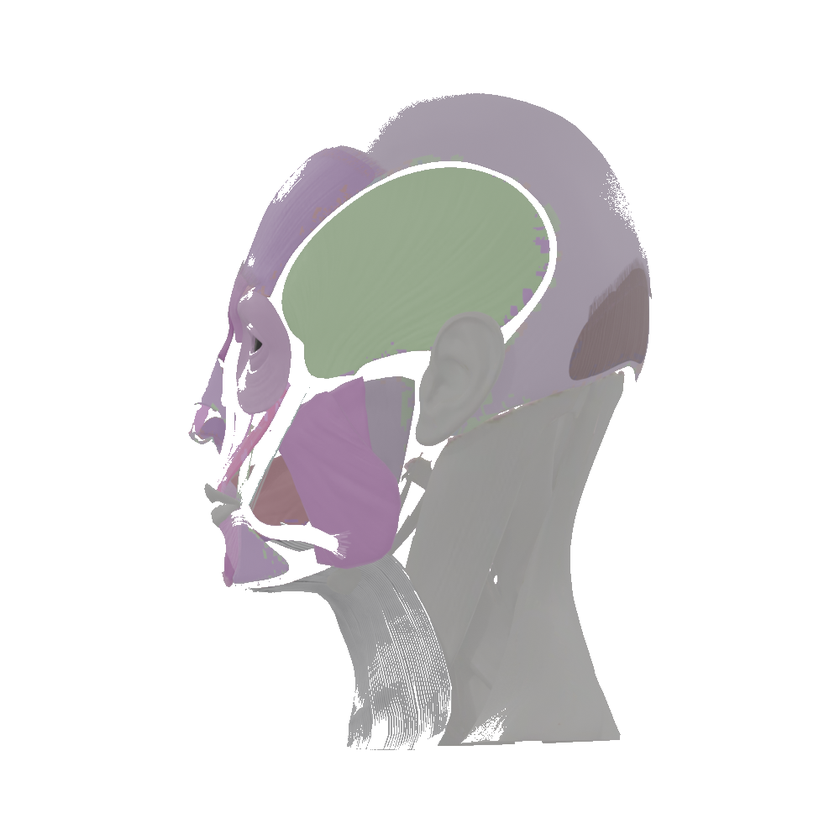
#> input picture 自用工具文件_不部署/篡改猴/亚洲头部肌肉模型/work_v4/compare_review/_tmp.png, 840 x 840 px, shrunk from 1000 x 1000 before the run
$ python whiten_png_background.py ../compare_review/_tmp.png
#> lines starting #> are read from the running program, lines starting #| are printed output that depends on the picture; after the words box and inside, x2 and y2 are one past the last pixel; in counts of white or black regions, pixels touching at a corner belong together
# -*- coding: utf-8 -*-
"""Whiten PNG background to #FFFFFF (post 3D ortho render)."""
from __future__ import annotations

import sys
from pathlib import Path

import numpy as np
from PIL import Image


def composite_alpha_on_white(im: Image.Image) -> np.ndarray:
    """Keep mesh pixels; only empty (alpha~0) becomes #FFF. Avoids eating Filmic-gray Static."""
    rgba = np.array(im.convert("RGBA"))
    rgb = rgba[..., :3].astype(np.float32)
    a = rgba[..., 3:4].astype(np.float32) / 255.0
    out = rgb * a + 255.0 * (1.0 - a)
    return np.clip(out, 0, 255).astype(np.uint8)


def whiten(path: Path, tol: float = 32.0, flip_h: bool = False, outer_only: bool = True) -> None:
    im = Image.open(path)
    if flip_h:
        im = im.transpose(Image.FLIP_LEFT_RIGHT)
    if im.mode in ("RGBA", "LA") or (im.mode == "P" and "transparency" in im.info):
        arr = composite_alpha_on_white(im)
        Image.fromarray(arr).save(path)
        return
    arr = np.array(im.convert("RGB"))
    corners = np.array([arr[0, 0], arr[0, -1], arr[-1, 0], arr[-1, -1]], dtype=np.float32)
    bg = np.median(corners, axis=0)
    dist = np.linalg.norm(arr.astype(np.float32) - bg, axis=2)
    candidate = dist < tol
    outer = np.zeros(arr.shape[:2], dtype=bool)
    if outer_only:
        h, w = candidate.shape
        from collections import deque

        q = deque()
        for x in range(w):
            for y in (0, h - 1):
                if candidate[y, x]:
                    outer[y, x] = True
                    q.append((y, x))
        for y in range(h):
            for x in (0, w - 1):
                if candidate[y, x] and not outer[y, x]:
                    outer[y, x] = True
                    q.append((y, x))
        while q:
            y, x = q.popleft()
            for dy, dx in ((0, 1), (0, -1), (1, 0), (-1, 0)):
                ny, nx = y + dy, x + dx
                if 0 <= ny < h and 0 <= nx < w and candidate[ny, nx] and not outer[ny, nx]:
                    outer[ny, nx] = True
                    q.append((ny, nx))
        arr[outer] = (255, 255, 255)
    else:
        arr[candidate] = (255, 255, 255)
    Image.fromarray(arr).save(path)


def main() -> int:
    args = sys.argv[1:]
    flip_h = False
    paths: list[Path] = []
    for a in args:
        if a == "--flip":
            flip_h = True
        else:
            paths.append(Path(a))
    for p in paths:
        whiten(p, flip_h=flip_h)
#> in whiten, im is the input picture: PIL image 840x840 RGB; mean R, G, B 227.3, 226.1, 226.7
#> in whiten, `corners = np.array([arr[0, 0], arr[0, -1], arr[-1, 0], arr[-1, -1]], d..`: corners = [[255, 255, 255], [255, 255, 255], [255, 255, 255], [255, 255, 255]]
#> in whiten, `bg = np.median(corners, axis=0)`: bg = [255, 255, 255]
#> in whiten, `dist = np.linalg.norm(arr.astype(np.float32) - bg, axis=2)`:
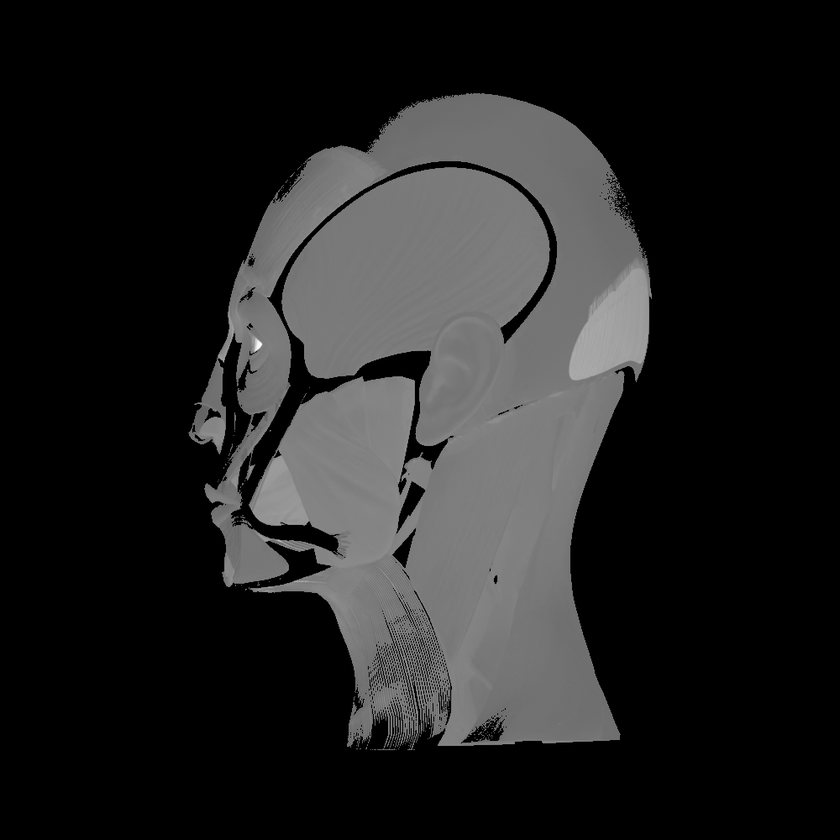
#> dist: shape (840, 840) float32; min 0, max 366.6, mean 49.2; drawn with min black and max white
#> in whiten, `candidate = dist < tol`:
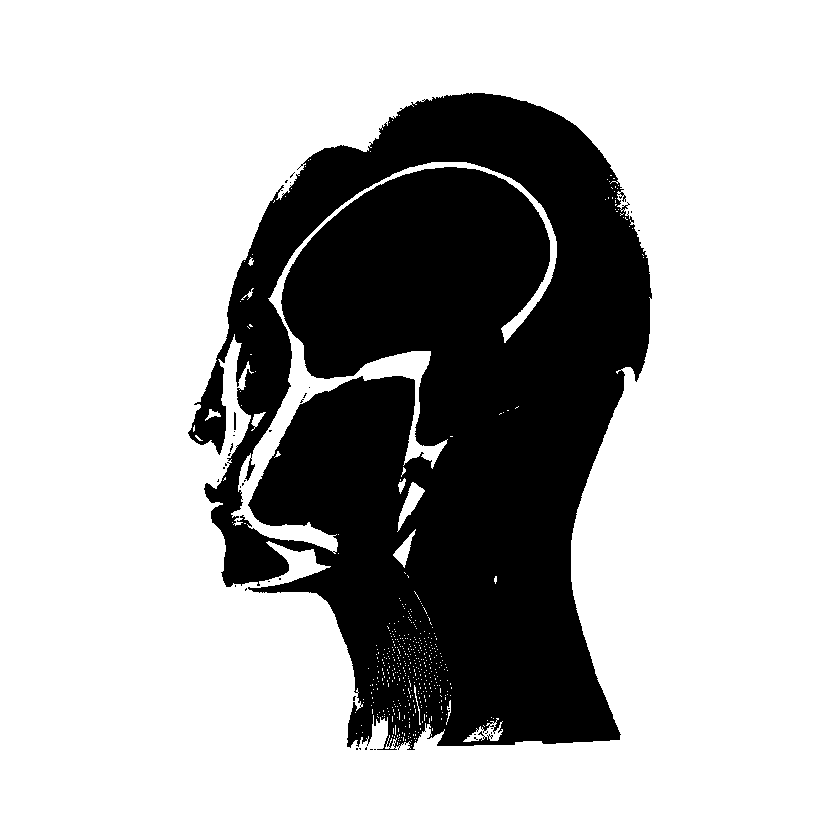
#> candidate: shape (840, 840) bool; 71.7% white; 37 black regions (35 under 20 px), largest, box (x1, y1, x2, y2) and area: (188, 93, 652, 750) 199286, (234, 412, 236, 430) 35
#> after the loop in whiten, `for x in range(w):`:
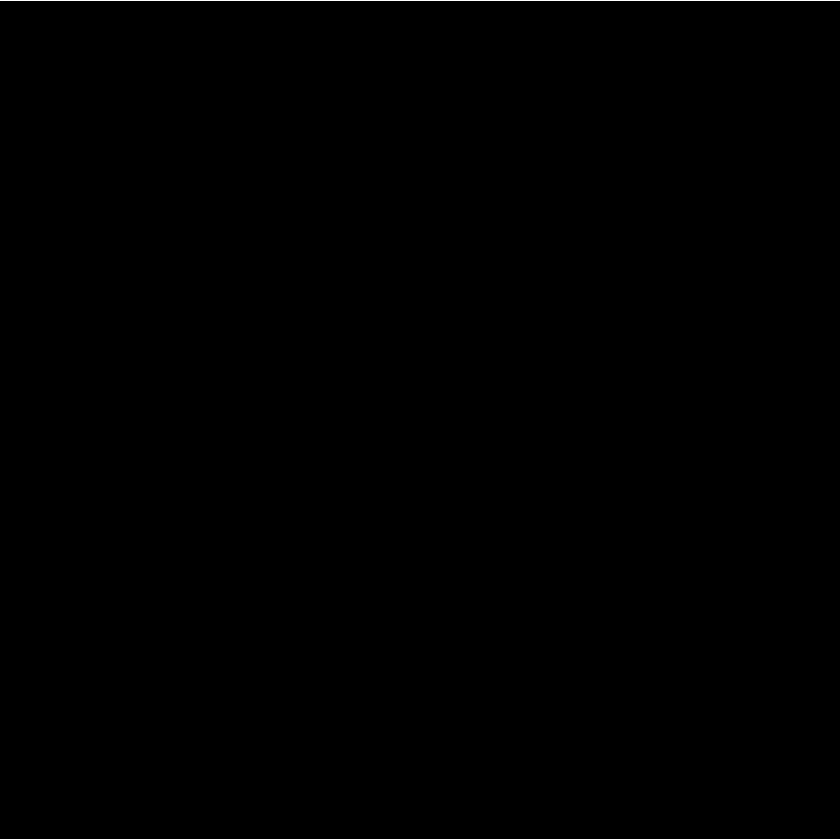
#> outer: shape (840, 840) bool; 0.24% white in thin lines or dots
#> after the loop in whiten, `for y in range(h):`:
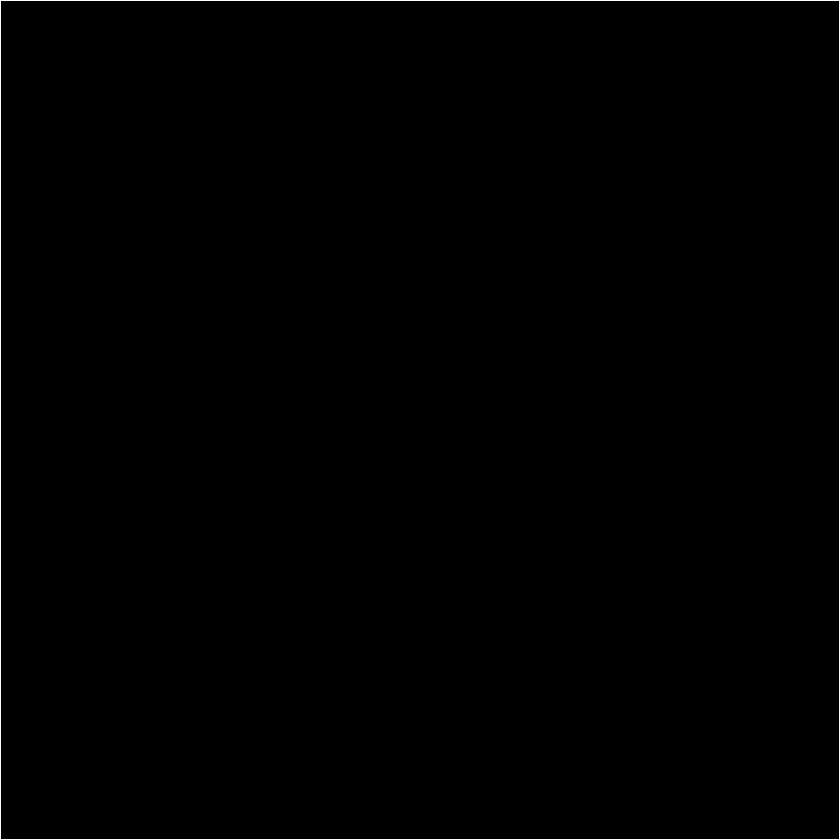
#> outer: shape (840, 840) bool; 0.48% white in thin lines or dots
#> after the loop in whiten, `while q:`:
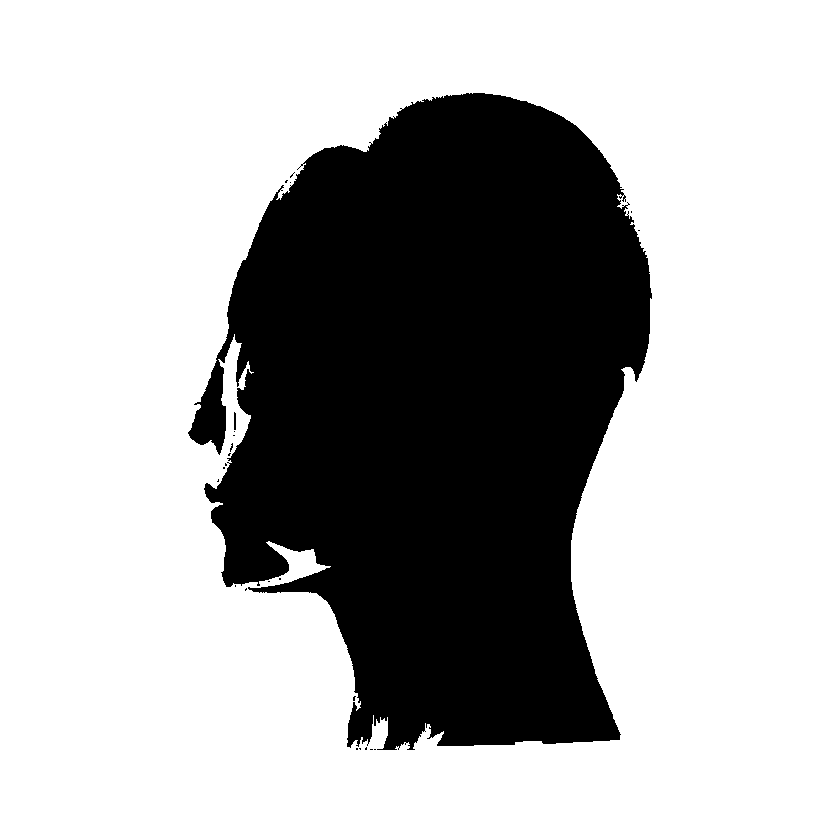
#> outer: shape (840, 840) bool; 69.9% white; 24 black regions (22 under 20 px), largest, box (x1, y1, x2, y2) and area: (188, 93, 652, 750) 212245, (234, 412, 236, 430) 35
#> in whiten, `arr[outer] = (255, 255, 255)`: arr: shape (840, 840, 3); 0.48% of pixels changed, all inside (x1, y1, x2, y2) = (186, 91, 654, 752)
        tag = "[whiten+flip]" if flip_h else "[whiten]"
        print(tag, p)
    return 0


if __name__ == "__main__":
    raise SystemExit(main())
#> (the program exits here)
